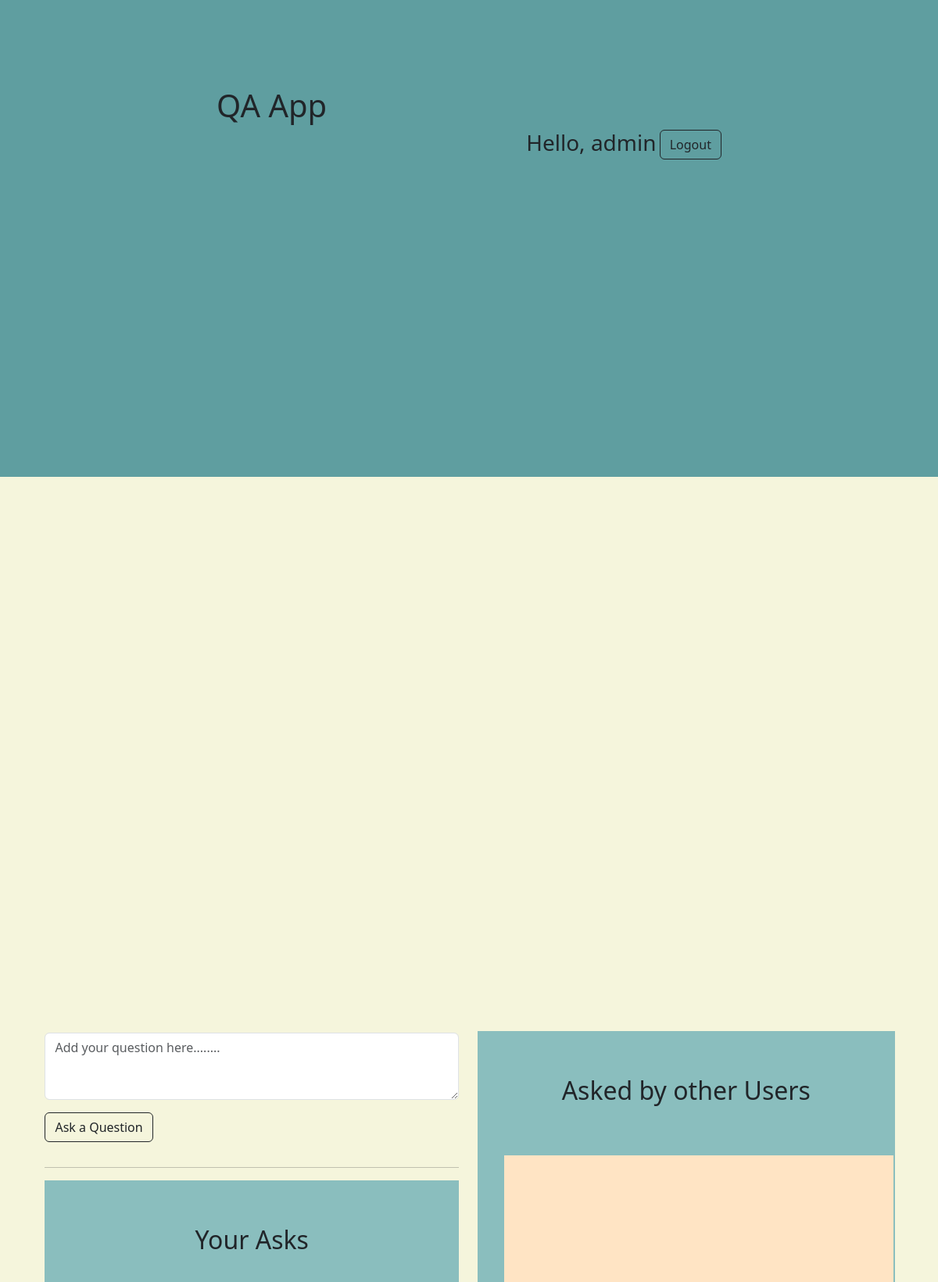
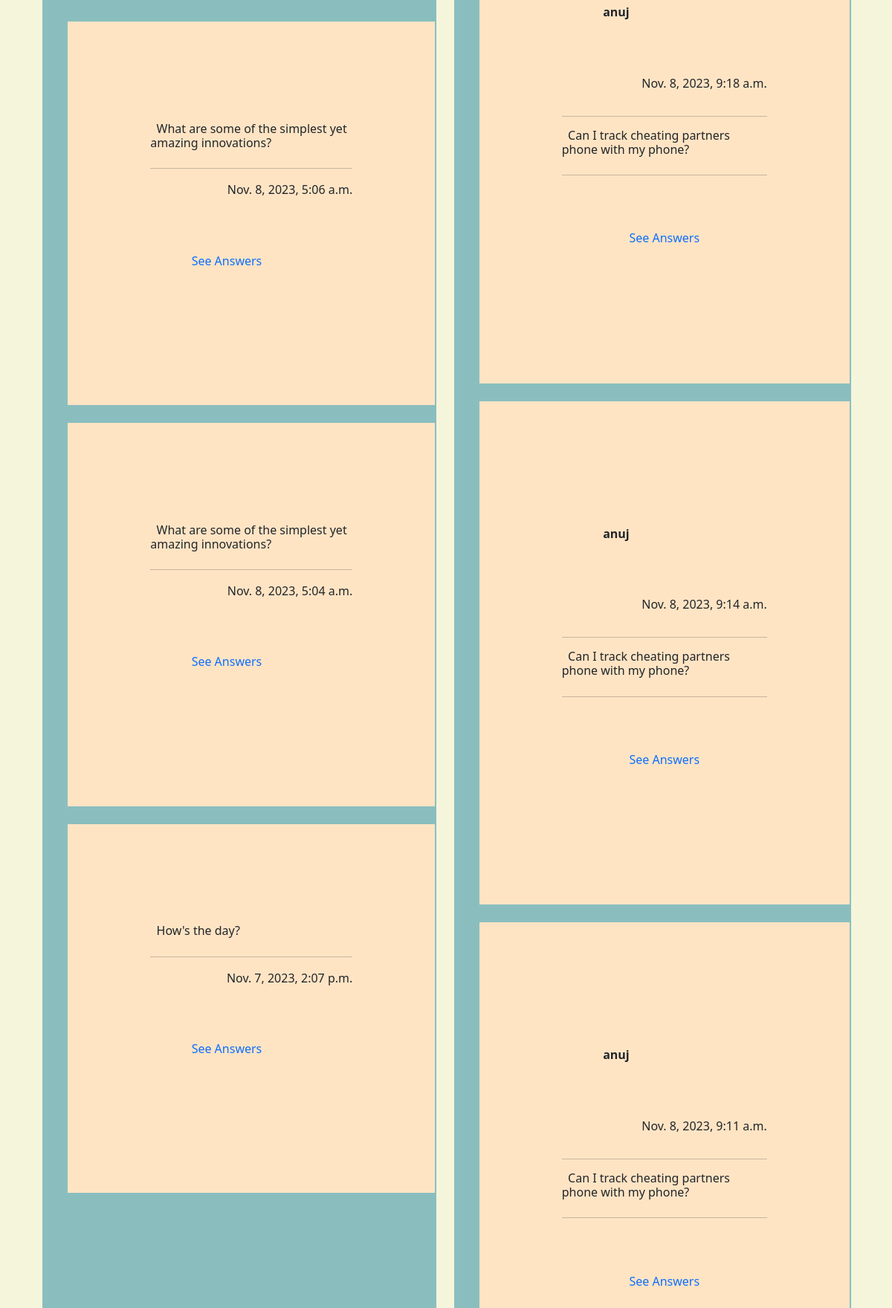
The app's page / (signed in, upper part) with its own data (2 pictures, top to bottom).
### app/models.py (models this page shows)
class Question(models.Model):
    user = models.ForeignKey(User, on_delete=models.CASCADE)
    question = models.CharField(max_length=500)
    created_at = models.DateTimeField(auto_now_add=True)

### app/views.py (the view, shortened to what this page needs)
# urls.py: path('', views.index, name='home'),
def index(request):
    if request.user.is_authenticated:
        questions = Question.objects.all()
        my_questions = questions.filter(user=request.user)
        questions_dict = {
            'questions': questions.order_by('-created_at'),
            "my_questions": my_questions.order_by('-created_at')
        }
        return render(request, 'index.html', context=questions_dict)
    return render(request, 'index.html')

### templates/index.html (shortened to what this page needs)
{% extends 'base.html' %}
{% load static %}
{% block auth %}
{% if request.user.is_authenticated %}
    <h3> Hello, {{ request.user.username }} </h3>
    <a href="{% url 'logout' %}"><button type="button" class="btn btn-outline-dark">Logout</button></a>
    {% else %}
    <a href="{% url 'signin' %}"><button type="button" class="btn btn-outline-dark">Sign In</button></a>
    <h3>|</h3>
    <a href="{% url 'signup' %}"><button type="button" class="btn btn-outline-dark">Sign Up</button></a>
{% endif %}
{% endblock %}
{% block body %}
<div class="body-box">
    {% if request.user.is_authenticated %}
    <div class="body-user">
        <div class = "user-feed">
            <div class="post-box">
                <form method="POST" action="{% url 'home' %}">
                    <div class="mb-3">
                        <textarea class="form-control" name="question" rows="3" placeholder="Add your question here........" required></textarea>
                    </div>
                    <div class="mb-3">
                        <button type="submit" class="btn btn-outline-dark">Ask a Question</button>
                    </div>
                </form>
            </div>
            <hr>
            <div class="my-questions">
                <div class="box-title">
                    <h2>Your Asks</h2>
                </div>
                <div class="scroll-box-my">
                    <ul>
                        {% for q in my_questions %}
                        <li>
                            <div class="q-box">
                                <br>
                                <h6>&nbsp;&nbsp;{{q.question}}</h6>
                                <hr>
                                <div class="q-user">
                                    <div class="q-user-time"><p>{{q.created_at}}</p></div>
                                    <a href="{% url 'answers' q.id %}"><p class="q-user-name">See Answers</p></a>
                                </div>
                            </div>
                        </li>
                        {% endfor %}
                    </ul>
                </div>
            </div>
        </div>
        <div class="others-questions">
            <div class="box-title">
                <h2>Asked by other Users</h2>
            </div>
            <div class="scroll-box-others">
                <ul>
                    {% for q in questions %}
                    <li>
                        <div class="q-box">
                            <div class="q-user">
                                <div class="q-user-name"><p><b>{{q.user.username}}</b></p></div>
                                <div class="q-user-time"><p>{{q.created_at}}</p></div>
                            </div>
                            <hr>
                            <h6>&nbsp;&nbsp;{{q.question}}</h6>
                            <hr>
                            <div class="q-answers">
                                <a href="{% url 'answers' id=q.id %}"><p class="q-user-name">See Answers</p></a>
                            </div>
                        </div>
                    </li>
                    {% endfor %}
                </ul>
            </div>
        </div>
    </div>
    {% else %}
    <div class="body-content">
        <h2>Welcome to QA App!</h4>
        <h4>Sign in from top right corner to see main content</h4>
    </div>
    {% endif %}
</div>
{% endblock %}

### static/index.css (style rules this page uses)
.body-box { width: 100%; height: 100%; display: flex; justify-content: center; padding-top: 2vh; }
.body-user { padding: 1vh; width: 100%; height: 100%; position: fixed; align-content: center; }
.user-feed { float: left; width: 49%; height: 78%; padding: 2px; display: flex; flex-direction: column; }
.others-questions { background-color: rgb(138, 190, 190); float: right; width: 49%; height: 80%; padding: 2px; }
.my-questions { background-color: rgb(138, 190, 190);; width: 100%; height: 70%; padding: 2px; }
.scroll-box-others { overflow-y: scroll; height:85%; }
.scroll-box-my { overflow-y: scroll; height:80%; }
.box-title { padding: 1vh; display: flex; justify-content: center; }
ul { list-style-type: none; }
.q-box { width: 100%; background-color: aliceblue; padding: 2px; padding-right: 10px; display: flex; flex-direction: column; }
.q-user { width: 100%; }
.q-user-name { float: left; padding: 1vh; }
.q-user-time { float: right; }
.q-answers { padding: 1px; display: flex; justify-content: center; }

### static/answers.css (style rules this page uses)
.body-box { width: 100%; height: 100%; display: flex; justify-content: center; padding-top: 2vh; }
.q-box { width: 100%; background-color: bisque; padding: 2vh; }

### records on screen
Question: question "What are some of the simplest yet amazing innovations?", created_at "Nov. 8, 2023, 5:06 a.m."
Question: question "What are some of the simplest yet amazing innovations?", created_at "Nov. 8, 2023, 5:04 a.m."
Question: question "How's the day?", created_at "Nov. 7, 2023, 2:07 p.m."
Question: user.username "anuj", created_at "Nov. 8, 2023, 9:18 a.m.", question "Can I track cheating partners phone with my phone?"
Question: user.username "anuj", created_at "Nov. 8, 2023, 9:14 a.m.", question "Can I track cheating partners phone with my phone?"
Question: user.username "anuj", created_at "Nov. 8, 2023, 9:11 a.m.", question "Can I track cheating partners phone with my phone?"

### other values on screen
{{ request.user.username }} "admin"
